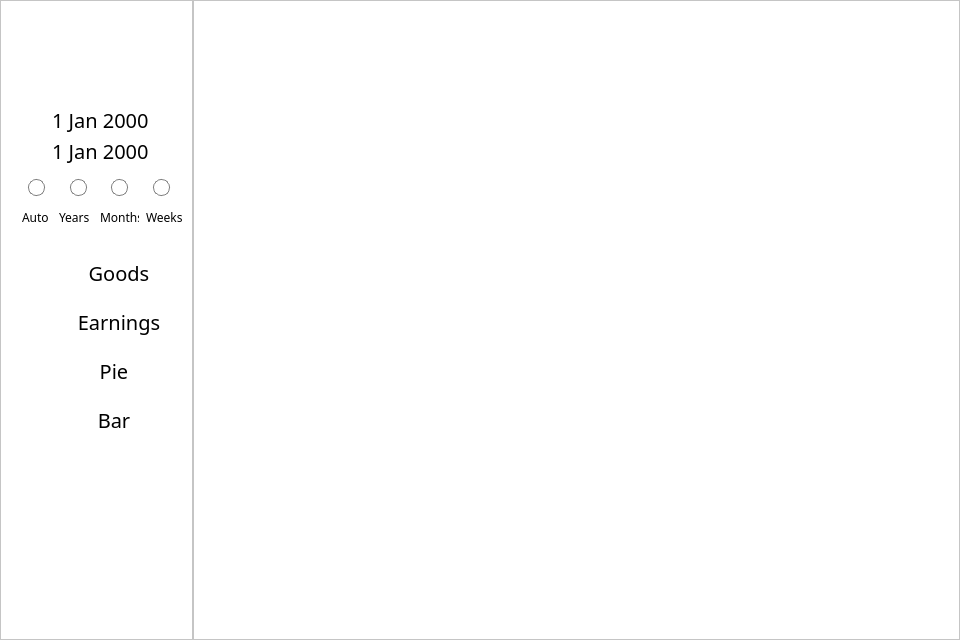
<?xml version="1.0" encoding="UTF-8"?>
<ui version="4.0">
 <class>Plots</class>
 <widget class="QDialog" name="Plots">
  <property name="geometry">
   <rect>
    <x>0</x>
    <y>0</y>
    <width>960</width>
    <height>640</height>
   </rect>
  </property>
  <property name="windowTitle">
   <string>Plots</string>
  </property>
  <property name="styleSheet">
   <string notr="true">
background-color: white;</string>
  </property>
  <layout class="QHBoxLayout" name="horizontalLayout_2">
   <property name="spacing">
    <number>0</number>
   </property>
   <property name="leftMargin">
    <number>0</number>
   </property>
   <property name="topMargin">
    <number>0</number>
   </property>
   <property name="rightMargin">
    <number>0</number>
   </property>
   <property name="bottomMargin">
    <number>0</number>
   </property>
   <item>
    <layout class="QVBoxLayout" name="verticalLayout">
     <property name="spacing">
      <number>0</number>
     </property>
     <item>
      <widget class="QFrame" name="frame_2">
       <property name="frameShape">
        <enum>QFrame::StyledPanel</enum>
       </property>
       <property name="frameShadow">
        <enum>QFrame::Raised</enum>
       </property>
       <layout class="QVBoxLayout" name="verticalLayout_2">
        <property name="spacing">
         <number>0</number>
        </property>
        <property name="leftMargin">
         <number>10</number>
        </property>
        <property name="topMargin">
         <number>10</number>
        </property>
        <property name="rightMargin">
         <number>0</number>
        </property>
        <property name="bottomMargin">
         <number>10</number>
        </property>
        <item alignment="Qt::AlignLeft">
         <widget class="QFrame" name="frame_3">
          <property name="minimumSize">
           <size>
            <width>181</width>
            <height>0</height>
           </size>
          </property>
          <property name="maximumSize">
           <size>
            <width>181</width>
            <height>16777215</height>
           </size>
          </property>
          <property name="styleSheet">
           <string notr="true">background-color: white;
color: black; 
border-radius: 10;
border: 2px solid rgb(255, 255, 255);</string>
          </property>
          <property name="frameShape">
           <enum>QFrame::StyledPanel</enum>
          </property>
          <property name="frameShadow">
           <enum>QFrame::Raised</enum>
          </property>
          <layout class="QVBoxLayout" name="verticalLayout_8">
           <property name="spacing">
            <number>0</number>
           </property>
           <property name="leftMargin">
            <number>0</number>
           </property>
           <property name="topMargin">
            <number>0</number>
           </property>
           <property name="rightMargin">
            <number>0</number>
           </property>
           <property name="bottomMargin">
            <number>0</number>
           </property>
           <item>
            <layout class="QVBoxLayout" name="verticalLayout_6">
             <property name="spacing">
              <number>0</number>
             </property>
             <item>
              <widget class="QFrame" name="frame_4">
               <property name="frameShape">
                <enum>QFrame::StyledPanel</enum>
               </property>
               <property name="frameShadow">
                <enum>QFrame::Raised</enum>
               </property>
               <layout class="QVBoxLayout" name="verticalLayout_12">
                <property name="spacing">
                 <number>0</number>
                </property>
                <property name="leftMargin">
                 <number>0</number>
                </property>
                <property name="topMargin">
                 <number>0</number>
                </property>
                <property name="rightMargin">
                 <number>0</number>
                </property>
                <property name="bottomMargin">
                 <number>0</number>
                </property>
                <item>
                 <layout class="QVBoxLayout" name="verticalLayout_11">
                  <item>
                   <widget class="QFrame" name="frame_8">
                    <property name="frameShape">
                     <enum>QFrame::StyledPanel</enum>
                    </property>
                    <property name="frameShadow">
                     <enum>QFrame::Raised</enum>
                    </property>
                    <layout class="QVBoxLayout" name="verticalLayout_13">
                     <property name="spacing">
                      <number>0</number>
                     </property>
                     <property name="leftMargin">
                      <number>0</number>
                     </property>
                     <property name="topMargin">
                      <number>0</number>
                     </property>
                     <property name="rightMargin">
                      <number>0</number>
                     </property>
                     <property name="bottomMargin">
                      <number>0</number>
                     </property>
                     <item alignment="Qt::AlignLeft|Qt::AlignTop">
                      <widget class="QPushButton" name="goBackToInvoicesButton">
                       <property name="minimumSize">
                        <size>
                         <width>41</width>
                         <height>41</height>
                        </size>
                       </property>
                       <property name="maximumSize">
                        <size>
                         <width>41</width>
                         <height>41</height>
                        </size>
                       </property>
                       <property name="styleSheet">
                        <string notr="true">QPushButton{
background-color: white;
border-radius: 20;
color: black; 

}



QPushButton:hover {
	background-color: white;
	border: 1px solid gray;
}
</string>
                       </property>
                       <property name="text">
                        <string/>
                       </property>
                       <property name="icon">
                        <iconset>
                         <normaloff>i.webp</normaloff>i.webp</iconset>
                       </property>
                      </widget>
                     </item>
                    </layout>
                   </widget>
                  </item>
                 </layout>
                </item>
                <item>
                 <layout class="QVBoxLayout" name="verticalLayout_10">
                  <property name="spacing">
                   <number>0</number>
                  </property>
                  <item alignment="Qt::AlignHCenter">
                   <widget class="QFrame" name="frame_9">
                    <property name="maximumSize">
                     <size>
                      <width>150</width>
                      <height>150</height>
                     </size>
                    </property>
                    <property name="frameShape">
                     <enum>QFrame::StyledPanel</enum>
                    </property>
                    <property name="frameShadow">
                     <enum>QFrame::Raised</enum>
                    </property>
                    <layout class="QVBoxLayout" name="verticalLayout_14">
                     <item>
                      <widget class="QPushButton" name="pushButton_5">
                       <property name="text">
                        <string/>
                       </property>
                       <property name="icon">
                        <iconset>
                         <normaloff>melusi.png</normaloff>melusi.png</iconset>
                       </property>
                       <property name="iconSize">
                        <size>
                         <width>120</width>
                         <height>120</height>
                        </size>
                       </property>
                      </widget>
                     </item>
                    </layout>
                   </widget>
                  </item>
                 </layout>
                </item>
               </layout>
              </widget>
             </item>
            </layout>
           </item>
           <item>
            <layout class="QVBoxLayout" name="verticalLayout_4">
             <property name="topMargin">
              <number>0</number>
             </property>
             <item alignment="Qt::AlignHCenter">
              <widget class="QFrame" name="frame_5">
               <property name="styleSheet">
                <string notr="true">
background-color: white;
border-radius: 10;

</string>
               </property>
               <property name="frameShape">
                <enum>QFrame::StyledPanel</enum>
               </property>
               <property name="frameShadow">
                <enum>QFrame::Raised</enum>
               </property>
               <layout class="QVBoxLayout" name="verticalLayout_15">
                <property name="spacing">
                 <number>0</number>
                </property>
                <property name="leftMargin">
                 <number>0</number>
                </property>
                <property name="topMargin">
                 <number>0</number>
                </property>
                <property name="rightMargin">
                 <number>0</number>
                </property>
                <property name="bottomMargin">
                 <number>0</number>
                </property>
                <item alignment="Qt::AlignHCenter|Qt::AlignTop">
                 <widget class="QDateEdit" name="datePicker1">
                  <property name="minimumSize">
                   <size>
                    <width>161</width>
                    <height>31</height>
                   </size>
                  </property>
                  <property name="maximumSize">
                   <size>
                    <width>161</width>
                    <height>31</height>
                   </size>
                  </property>
                  <property name="font">
                   <font>
                    <family>Dubai Light</family>
                    <pointsize>15</pointsize>
                   </font>
                  </property>
                  <property name="styleSheet">
                   <string notr="true">QDateEdit {
background-color: white;
	border-color: rgb(255, 255, 255);
border-radius: 10;
color: black; 


}


</string>
                  </property>
                  <property name="alignment">
                   <set>Qt::AlignCenter</set>
                  </property>
                  <property name="buttonSymbols">
                   <enum>QAbstractSpinBox::NoButtons</enum>
                  </property>
                 </widget>
                </item>
                <item alignment="Qt::AlignHCenter|Qt::AlignTop">
                 <widget class="QDateEdit" name="datePicker2">
                  <property name="minimumSize">
                   <size>
                    <width>161</width>
                    <height>31</height>
                   </size>
                  </property>
                  <property name="maximumSize">
                   <size>
                    <width>161</width>
                    <height>31</height>
                   </size>
                  </property>
                  <property name="font">
                   <font>
                    <family>Dubai Light</family>
                    <pointsize>15</pointsize>
                   </font>
                  </property>
                  <property name="styleSheet">
                   <string notr="true">QDateEdit {
background-color: white;
border-color: rgb(255, 255, 255);
border-radius: 10;
color: black; 


}

</string>
                  </property>
                  <property name="alignment">
                   <set>Qt::AlignCenter</set>
                  </property>
                  <property name="buttonSymbols">
                   <enum>QAbstractSpinBox::NoButtons</enum>
                  </property>
                 </widget>
                </item>
               </layout>
              </widget>
             </item>
            </layout>
           </item>
           <item>
            <layout class="QVBoxLayout" name="radio_button_lay">
             <item alignment="Qt::AlignTop">
              <widget class="QFrame" name="radio_button_flame">
               <property name="font">
                <font>
                 <pointsize>9</pointsize>
                </font>
               </property>
               <property name="styleSheet">
                <string notr="true">QRadioButton {
    color:                  white;
}

QRadioButton::indicator {
    width:                  15px;
    height:                 15px;
    border-radius:          8px;
}


QRadioButton::indicator:checked {
    background-color:  rgb(106, 212, 135);
	color: rgb(106, 212, 135);
    border:                 1px solid ;
}

QRadioButton::indicator:unchecked {
    background-color:       white;
    border:                 1px solid gray;
}

QRadioButton:hover{
    width:                  18px;
    height:                 18px;
    border-radius:          5px;
}
</string>
               </property>
               <property name="frameShape">
                <enum>QFrame::StyledPanel</enum>
               </property>
               <property name="frameShadow">
                <enum>QFrame::Raised</enum>
               </property>
               <layout class="QVBoxLayout" name="verticalLayout_9">
                <property name="spacing">
                 <number>0</number>
                </property>
                <property name="leftMargin">
                 <number>0</number>
                </property>
                <property name="topMargin">
                 <number>0</number>
                </property>
                <property name="rightMargin">
                 <number>0</number>
                </property>
                <property name="bottomMargin">
                 <number>0</number>
                </property>
                <item alignment="Qt::AlignHCenter">
                 <widget class="QFrame" name="radio_frame">
                  <property name="frameShape">
                   <enum>QFrame::StyledPanel</enum>
                  </property>
                  <property name="frameShadow">
                   <enum>QFrame::Raised</enum>
                  </property>
                  <layout class="QHBoxLayout" name="horizontalLayout_4">
                   <property name="spacing">
                    <number>15</number>
                   </property>
                   <property name="topMargin">
                    <number>5</number>
                   </property>
                   <property name="bottomMargin">
                    <number>5</number>
                   </property>
                   <item>
                    <widget class="QRadioButton" name="radio_Auto">
                     <property name="text">
                      <string/>
                     </property>
                     <property name="iconSize">
                      <size>
                       <width>20</width>
                       <height>20</height>
                      </size>
                     </property>
                    </widget>
                   </item>
                   <item>
                    <widget class="QRadioButton" name="radio_Years">
                     <property name="text">
                      <string/>
                     </property>
                    </widget>
                   </item>
                   <item>
                    <widget class="QRadioButton" name="radio_Months">
                     <property name="text">
                      <string/>
                     </property>
                    </widget>
                   </item>
                   <item>
                    <widget class="QRadioButton" name="radio_Weeks">
                     <property name="styleSheet">
                      <string notr="true"/>
                     </property>
                     <property name="text">
                      <string/>
                     </property>
                     <property name="checkable">
                      <bool>true</bool>
                     </property>
                     <property name="checked">
                      <bool>false</bool>
                     </property>
                    </widget>
                   </item>
                  </layout>
                 </widget>
                </item>
                <item alignment="Qt::AlignHCenter|Qt::AlignTop">
                 <widget class="QFrame" name="label_frame">
                  <property name="styleSheet">
                   <string notr="true">background-color: white;
border-color: rgb(255, 255, 255);
border-radius: 10;
color: black; 
</string>
                  </property>
                  <property name="frameShape">
                   <enum>QFrame::StyledPanel</enum>
                  </property>
                  <property name="frameShadow">
                   <enum>QFrame::Raised</enum>
                  </property>
                  <layout class="QHBoxLayout" name="horizontalLayout_3">
                   <property name="spacing">
                    <number>0</number>
                   </property>
                   <property name="leftMargin">
                    <number>0</number>
                   </property>
                   <property name="topMargin">
                    <number>0</number>
                   </property>
                   <property name="rightMargin">
                    <number>0</number>
                   </property>
                   <property name="bottomMargin">
                    <number>0</number>
                   </property>
                   <item>
                    <widget class="QLabel" name="Auto">
                     <property name="font">
                      <font>
                       <family>Dubai</family>
                       <pointsize>9</pointsize>
                      </font>
                     </property>
                     <property name="text">
                      <string>Auto</string>
                     </property>
                    </widget>
                   </item>
                   <item>
                    <widget class="QLabel" name="Year">
                     <property name="font">
                      <font>
                       <family>Dubai</family>
                       <pointsize>9</pointsize>
                      </font>
                     </property>
                     <property name="text">
                      <string>Years</string>
                     </property>
                    </widget>
                   </item>
                   <item>
                    <widget class="QLabel" name="Month">
                     <property name="font">
                      <font>
                       <family>Dubai</family>
                       <pointsize>9</pointsize>
                      </font>
                     </property>
                     <property name="text">
                      <string>Months</string>
                     </property>
                    </widget>
                   </item>
                   <item>
                    <widget class="QLabel" name="Week">
                     <property name="font">
                      <font>
                       <family>Dubai</family>
                       <pointsize>9</pointsize>
                      </font>
                     </property>
                     <property name="text">
                      <string>Weeks</string>
                     </property>
                    </widget>
                   </item>
                  </layout>
                 </widget>
                </item>
               </layout>
              </widget>
             </item>
            </layout>
           </item>
           <item>
            <layout class="QVBoxLayout" name="g_buttons_lay">
             <property name="spacing">
              <number>0</number>
             </property>
             <property name="leftMargin">
              <number>10</number>
             </property>
             <property name="rightMargin">
              <number>10</number>
             </property>
             <item>
              <spacer name="verticalSpacer_2">
               <property name="orientation">
                <enum>Qt::Vertical</enum>
               </property>
               <property name="sizeType">
                <enum>QSizePolicy::Fixed</enum>
               </property>
               <property name="sizeHint" stdset="0">
                <size>
                 <width>20</width>
                 <height>10</height>
                </size>
               </property>
              </spacer>
             </item>
             <item>
              <widget class="QFrame" name="frame_6">
               <property name="minimumSize">
                <size>
                 <width>157</width>
                 <height>257</height>
                </size>
               </property>
               <property name="styleSheet">
                <string notr="true">border-radius: 0;</string>
               </property>
               <property name="frameShape">
                <enum>QFrame::StyledPanel</enum>
               </property>
               <property name="frameShadow">
                <enum>QFrame::Raised</enum>
               </property>
               <layout class="QVBoxLayout" name="verticalLayout_5">
                <property name="spacing">
                 <number>0</number>
                </property>
                <property name="leftMargin">
                 <number>0</number>
                </property>
                <property name="topMargin">
                 <number>0</number>
                </property>
                <property name="rightMargin">
                 <number>0</number>
                </property>
                <property name="bottomMargin">
                 <number>0</number>
                </property>
                <item>
                 <widget class="QFrame" name="button_frame">
                  <property name="styleSheet">
                   <string notr="true">QFrame {
	background-color: white;
	border-radius: 10;
	color: black; 
	border-color: rgb(255, 255, 255);
}


</string>
                  </property>
                  <property name="frameShape">
                   <enum>QFrame::StyledPanel</enum>
                  </property>
                  <property name="frameShadow">
                   <enum>QFrame::Raised</enum>
                  </property>
                  <layout class="QHBoxLayout" name="horizontalLayout_7">
                   <property name="spacing">
                    <number>0</number>
                   </property>
                   <property name="leftMargin">
                    <number>5</number>
                   </property>
                   <property name="topMargin">
                    <number>0</number>
                   </property>
                   <property name="rightMargin">
                    <number>0</number>
                   </property>
                   <property name="bottomMargin">
                    <number>0</number>
                   </property>
                   <item>
                    <widget class="QFrame" name="left_label">
                     <property name="minimumSize">
                      <size>
                       <width>20</width>
                       <height>200</height>
                      </size>
                     </property>
                     <property name="styleSheet">
                      <string notr="true">QFrame {
	background-color: white;
	border-radius: 10;
	color: black; 
	border-color: rgb(255, 255, 255);
}


</string>
                     </property>
                     <property name="frameShape">
                      <enum>QFrame::StyledPanel</enum>
                     </property>
                     <property name="frameShadow">
                      <enum>QFrame::Raised</enum>
                     </property>
                     <layout class="QVBoxLayout" name="verticalLayout_18">
                      <property name="spacing">
                       <number>0</number>
                      </property>
                      <property name="leftMargin">
                       <number>0</number>
                      </property>
                      <property name="topMargin">
                       <number>0</number>
                      </property>
                      <property name="rightMargin">
                       <number>0</number>
                      </property>
                      <property name="bottomMargin">
                       <number>0</number>
                      </property>
                      <item>
                       <layout class="QVBoxLayout" name="verticalLayout_17">
                        <property name="spacing">
                         <number>0</number>
                        </property>
                        <item>
                         <widget class="QFrame" name="frame_7">
                          <property name="frameShape">
                           <enum>QFrame::StyledPanel</enum>
                          </property>
                          <property name="frameShadow">
                           <enum>QFrame::Raised</enum>
                          </property>
                          <layout class="QVBoxLayout" name="verticalLayout_24">
                           <property name="spacing">
                            <number>0</number>
                           </property>
                           <property name="leftMargin">
                            <number>0</number>
                           </property>
                           <property name="topMargin">
                            <number>0</number>
                           </property>
                           <property name="rightMargin">
                            <number>0</number>
                           </property>
                           <property name="bottomMargin">
                            <number>0</number>
                           </property>
                           <item>
                            <widget class="QPushButton" name="pushButton_2">
                             <property name="whatsThis">
                              <string>&lt;html&gt;&lt;head/&gt;&lt;body&gt;&lt;p&gt;border-color: rgb(255, 255, 255);&lt;/p&gt;&lt;/body&gt;&lt;/html&gt;</string>
                             </property>
                             <property name="styleSheet">
                              <string notr="true">background-color: rgb(255, 255, 255);
border-color: rgb(255, 255, 255);</string>
                             </property>
                             <property name="text">
                              <string/>
                             </property>
                             <property name="icon">
                              <iconset>
                               <normaloff>goods.png</normaloff>goods.png</iconset>
                             </property>
                             <property name="iconSize">
                              <size>
                               <width>20</width>
                               <height>20</height>
                              </size>
                             </property>
                            </widget>
                           </item>
                          </layout>
                         </widget>
                        </item>
                       </layout>
                      </item>
                      <item>
                       <layout class="QVBoxLayout" name="verticalLayout_3">
                        <property name="spacing">
                         <number>0</number>
                        </property>
                        <item>
                         <widget class="QFrame" name="frame_10">
                          <property name="frameShape">
                           <enum>QFrame::StyledPanel</enum>
                          </property>
                          <property name="frameShadow">
                           <enum>QFrame::Raised</enum>
                          </property>
                          <layout class="QVBoxLayout" name="verticalLayout_23">
                           <property name="spacing">
                            <number>0</number>
                           </property>
                           <property name="leftMargin">
                            <number>0</number>
                           </property>
                           <property name="topMargin">
                            <number>0</number>
                           </property>
                           <property name="rightMargin">
                            <number>0</number>
                           </property>
                           <property name="bottomMargin">
                            <number>0</number>
                           </property>
                           <item>
                            <widget class="QPushButton" name="pushButton">
                             <property name="styleSheet">
                              <string notr="true">background-color: rgb(255, 255, 255);
border-color: rgb(255, 255, 255);</string>
                             </property>
                             <property name="text">
                              <string/>
                             </property>
                             <property name="icon">
                              <iconset>
                               <normaloff>earning.png</normaloff>earning.png</iconset>
                             </property>
                             <property name="iconSize">
                              <size>
                               <width>20</width>
                               <height>20</height>
                              </size>
                             </property>
                            </widget>
                           </item>
                          </layout>
                         </widget>
                        </item>
                       </layout>
                      </item>
                      <item>
                       <layout class="QVBoxLayout" name="verticalLayout_16">
                        <property name="spacing">
                         <number>0</number>
                        </property>
                        <item>
                         <widget class="QFrame" name="frame_11">
                          <property name="frameShape">
                           <enum>QFrame::StyledPanel</enum>
                          </property>
                          <property name="frameShadow">
                           <enum>QFrame::Raised</enum>
                          </property>
                          <layout class="QVBoxLayout" name="verticalLayout_21">
                           <property name="spacing">
                            <number>0</number>
                           </property>
                           <property name="leftMargin">
                            <number>0</number>
                           </property>
                           <property name="topMargin">
                            <number>0</number>
                           </property>
                           <property name="rightMargin">
                            <number>0</number>
                           </property>
                           <property name="bottomMargin">
                            <number>0</number>
                           </property>
                           <item>
                            <widget class="QPushButton" name="pushButton_3">
                             <property name="styleSheet">
                              <string notr="true">background-color: rgb(255, 255, 255);
border-color: rgb(255, 255, 255);</string>
                             </property>
                             <property name="text">
                              <string/>
                             </property>
                             <property name="icon">
                              <iconset>
                               <normaloff>pie.png</normaloff>pie.png</iconset>
                             </property>
                             <property name="iconSize">
                              <size>
                               <width>20</width>
                               <height>20</height>
                              </size>
                             </property>
                            </widget>
                           </item>
                          </layout>
                         </widget>
                        </item>
                       </layout>
                      </item>
                      <item>
                       <layout class="QVBoxLayout" name="verticalLayout_7">
                        <property name="spacing">
                         <number>0</number>
                        </property>
                        <item>
                         <widget class="QFrame" name="frame_12">
                          <property name="frameShape">
                           <enum>QFrame::StyledPanel</enum>
                          </property>
                          <property name="frameShadow">
                           <enum>QFrame::Raised</enum>
                          </property>
                          <layout class="QVBoxLayout" name="verticalLayout_20">
                           <property name="spacing">
                            <number>0</number>
                           </property>
                           <property name="leftMargin">
                            <number>0</number>
                           </property>
                           <property name="topMargin">
                            <number>0</number>
                           </property>
                           <property name="rightMargin">
                            <number>0</number>
                           </property>
                           <property name="bottomMargin">
                            <number>0</number>
                           </property>
                           <item>
                            <widget class="QPushButton" name="pushButton_4">
                             <property name="styleSheet">
                              <string notr="true">background-color: rgb(255, 255, 255);
border-color: rgb(255, 255, 255);</string>
                             </property>
                             <property name="text">
                              <string/>
                             </property>
                             <property name="icon">
                              <iconset>
                               <normaloff>bar.png</normaloff>bar.png</iconset>
                             </property>
                             <property name="iconSize">
                              <size>
                               <width>20</width>
                               <height>20</height>
                              </size>
                             </property>
                            </widget>
                           </item>
                          </layout>
                         </widget>
                        </item>
                       </layout>
                      </item>
                     </layout>
                    </widget>
                   </item>
                   <item alignment="Qt::AlignHCenter">
                    <widget class="QFrame" name="right_buttons">
                     <property name="styleSheet">
                      <string notr="true">QPushButton{
color: black; 
border: 2px solid white;
}

QPushButton:hover {

	
	
	
	border-left-color: rgb(106, 212, 135);
	selection-color: rgb(92, 186, 117);
	
	font: 25 18pt &quot;Dubai Light&quot;;
	color: white;
}
</string>
                     </property>
                     <property name="frameShape">
                      <enum>QFrame::StyledPanel</enum>
                     </property>
                     <property name="frameShadow">
                      <enum>QFrame::Raised</enum>
                     </property>
                     <layout class="QVBoxLayout" name="verticalLayout_25">
                      <property name="spacing">
                       <number>0</number>
                      </property>
                      <property name="leftMargin">
                       <number>0</number>
                      </property>
                      <property name="topMargin">
                       <number>0</number>
                      </property>
                      <property name="rightMargin">
                       <number>0</number>
                      </property>
                      <property name="bottomMargin">
                       <number>0</number>
                      </property>
                      <item>
                       <widget class="QPushButton" name="goods_Button">
                        <property name="minimumSize">
                         <size>
                          <width>110</width>
                          <height>40</height>
                         </size>
                        </property>
                        <property name="maximumSize">
                         <size>
                          <width>121</width>
                          <height>71</height>
                         </size>
                        </property>
                        <property name="font">
                         <font>
                          <family>Dubai Light</family>
                          <pointsize>15</pointsize>
                         </font>
                        </property>
                        <property name="autoFillBackground">
                         <bool>false</bool>
                        </property>
                        <property name="styleSheet">
                         <string notr="true">background-color: rgb(255, 255, 255);
border-color: rgb(255, 255, 255);
color: black;</string>
                        </property>
                        <property name="text">
                         <string notr="true">Goods</string>
                        </property>
                        <property name="iconSize">
                         <size>
                          <width>20</width>
                          <height>20</height>
                         </size>
                        </property>
                        <property name="checkable">
                         <bool>false</bool>
                        </property>
                        <property name="flat">
                         <bool>false</bool>
                        </property>
                       </widget>
                      </item>
                      <item>
                       <widget class="QPushButton" name="earnings_Button">
                        <property name="minimumSize">
                         <size>
                          <width>10</width>
                          <height>40</height>
                         </size>
                        </property>
                        <property name="maximumSize">
                         <size>
                          <width>121</width>
                          <height>71</height>
                         </size>
                        </property>
                        <property name="font">
                         <font>
                          <family>Dubai Light</family>
                          <pointsize>15</pointsize>
                         </font>
                        </property>
                        <property name="styleSheet">
                         <string notr="true">background-color: rgb(255, 255, 255);
border-color: rgb(255, 255, 255);
color: black;</string>
                        </property>
                        <property name="text">
                         <string>Earnings</string>
                        </property>
                       </widget>
                      </item>
                      <item>
                       <widget class="QPushButton" name="pie_Button">
                        <property name="minimumSize">
                         <size>
                          <width>100</width>
                          <height>40</height>
                         </size>
                        </property>
                        <property name="maximumSize">
                         <size>
                          <width>71</width>
                          <height>71</height>
                         </size>
                        </property>
                        <property name="font">
                         <font>
                          <family>Dubai Light</family>
                          <pointsize>15</pointsize>
                         </font>
                        </property>
                        <property name="styleSheet">
                         <string notr="true">background-color: rgb(255, 255, 255);
border-color: rgb(255, 255, 255);
color: black;</string>
                        </property>
                        <property name="text">
                         <string>Pie</string>
                        </property>
                       </widget>
                      </item>
                      <item alignment="Qt::AlignLeft">
                       <widget class="QPushButton" name="bar_Button">
                        <property name="minimumSize">
                         <size>
                          <width>100</width>
                          <height>40</height>
                         </size>
                        </property>
                        <property name="maximumSize">
                         <size>
                          <width>60</width>
                          <height>71</height>
                         </size>
                        </property>
                        <property name="font">
                         <font>
                          <family>Dubai Light</family>
                          <pointsize>15</pointsize>
                         </font>
                        </property>
                        <property name="styleSheet">
                         <string notr="true">background-color: rgb(255, 255, 255);
border-color: rgb(255, 255, 255);
color: black;</string>
                        </property>
                        <property name="text">
                         <string>Bar</string>
                        </property>
                       </widget>
                      </item>
                     </layout>
                    </widget>
                   </item>
                  </layout>
                 </widget>
                </item>
                <item>
                 <widget class="QPushButton" name="showPlotButton">
                  <property name="text">
                   <string/>
                  </property>
                 </widget>
                </item>
                <item>
                 <spacer name="verticalSpacer">
                  <property name="orientation">
                   <enum>Qt::Vertical</enum>
                  </property>
                  <property name="sizeHint" stdset="0">
                   <size>
                    <width>20</width>
                    <height>40</height>
                   </size>
                  </property>
                 </spacer>
                </item>
               </layout>
              </widget>
             </item>
             <item>
              <widget class="QFrame" name="frame">
               <property name="frameShape">
                <enum>QFrame::StyledPanel</enum>
               </property>
               <property name="frameShadow">
                <enum>QFrame::Raised</enum>
               </property>
              </widget>
             </item>
            </layout>
           </item>
          </layout>
         </widget>
        </item>
       </layout>
      </widget>
     </item>
    </layout>
   </item>
   <item>
    <layout class="QHBoxLayout" name="horizontalLayout">
     <item>
      <widget class="QFrame" name="right_frame">
       <property name="frameShape">
        <enum>QFrame::StyledPanel</enum>
       </property>
       <property name="frameShadow">
        <enum>QFrame::Raised</enum>
       </property>
       <layout class="QHBoxLayout" name="horizontalLayout_5">
        <property name="spacing">
         <number>0</number>
        </property>
        <property name="leftMargin">
         <number>0</number>
        </property>
        <property name="topMargin">
         <number>0</number>
        </property>
        <property name="rightMargin">
         <number>0</number>
        </property>
        <property name="bottomMargin">
         <number>0</number>
        </property>
        <item>
         <layout class="QHBoxLayout" name="bot_button_lay">
          <property name="topMargin">
           <number>0</number>
          </property>
          <property name="bottomMargin">
           <number>0</number>
          </property>
          <item>
           <layout class="QVBoxLayout" name="graphicView_lay">
            <property name="leftMargin">
             <number>0</number>
            </property>
            <property name="rightMargin">
             <number>20</number>
            </property>
            <property name="bottomMargin">
             <number>0</number>
            </property>
            <item>
             <widget class="QGraphicsView" name="graphicsView">
              <property name="font">
               <font>
                <family>MV Boli</family>
               </font>
              </property>
              <property name="autoFillBackground">
               <bool>false</bool>
              </property>
              <property name="styleSheet">
               <string notr="true">background-color: white;
border-radius: 20;
color: black; 
</string>
              </property>
              <property name="verticalScrollBarPolicy">
               <enum>Qt::ScrollBarAlwaysOff</enum>
              </property>
              <property name="horizontalScrollBarPolicy">
               <enum>Qt::ScrollBarAlwaysOff</enum>
              </property>
              <property name="sizeAdjustPolicy">
               <enum>QAbstractScrollArea::AdjustToContents</enum>
              </property>
             </widget>
            </item>
           </layout>
          </item>
         </layout>
        </item>
       </layout>
      </widget>
     </item>
    </layout>
   </item>
  </layout>
 </widget>
 <resources/>
 <connections/>
</ui>
